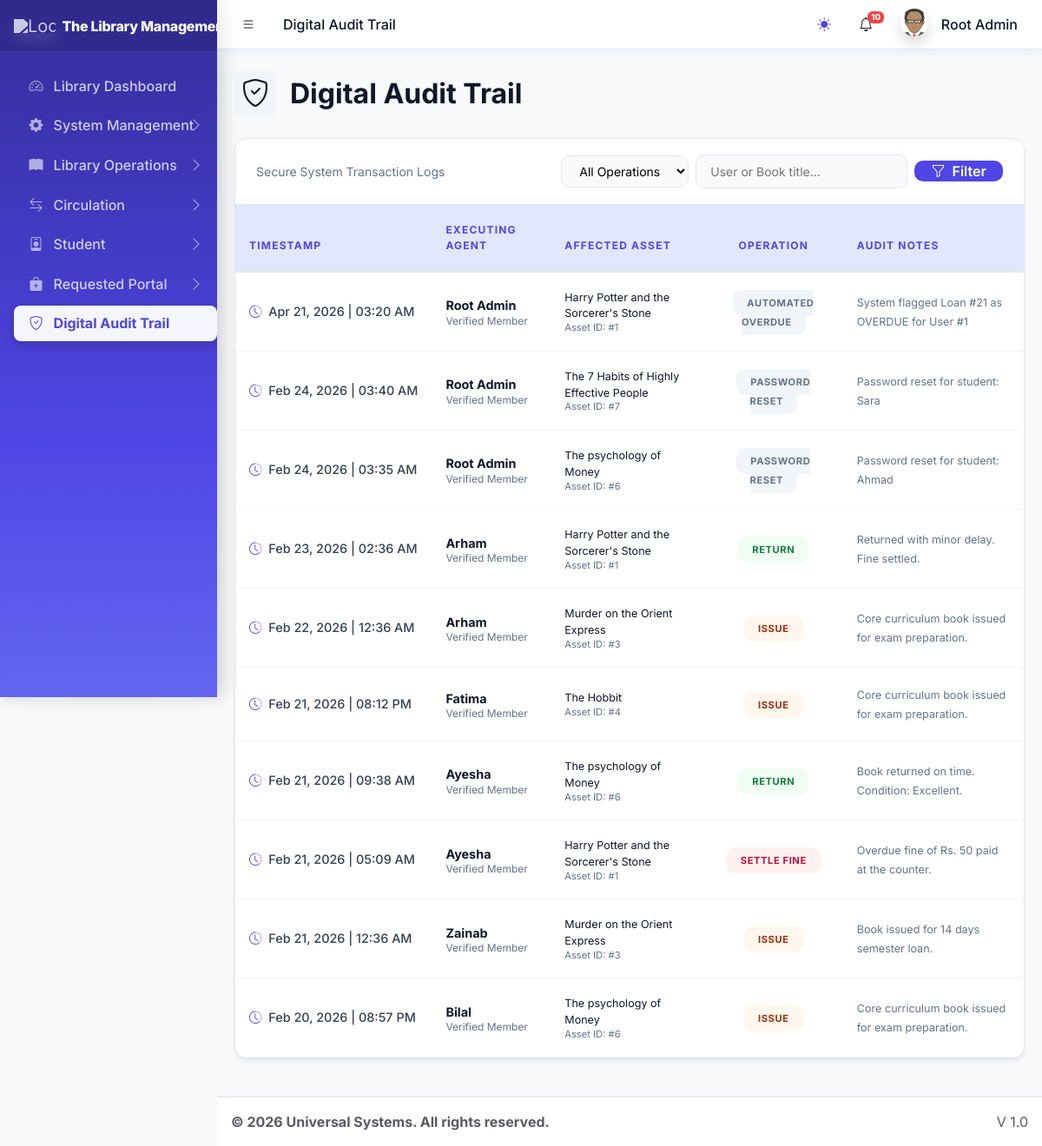
/dashboards/librarian/digital_audit_trail.php (signed in), run on the app's committed database.
### tables this page shows
CREATE TABLE `sys_pages` (
  `id` int(11) NOT NULL,
  `parent_id` int(11) DEFAULT 0,
  `page_name` varchar(100) NOT NULL,
  `page_url` varchar(255) DEFAULT '#',
  `icon_class` varchar(50) DEFAULT 'bi bi-circle',
  `sort_order` int(11) DEFAULT 0
);

CREATE TABLE `lib_transactions` (
  `id` int(11) NOT NULL,
  `user_id` int(11) DEFAULT NULL,
  `book_id` int(11) DEFAULT NULL,
  `action` varchar(50) DEFAULT NULL,
  `transaction_date` timestamp NOT NULL DEFAULT current_timestamp(),
  `notes` text DEFAULT NULL
);

CREATE TABLE `users` (
  `id` int(11) NOT NULL,
  `name` varchar(100) NOT NULL,
  `email` varchar(100) NOT NULL,
  `avatar` varchar(255) DEFAULT NULL,
  `phone` varchar(20) DEFAULT NULL,
  `password` varchar(255) NOT NULL,
  `role` varchar(50) NOT NULL,
  `department` varchar(100) DEFAULT 'General',
  `identity_no` varchar(50) DEFAULT NULL,
  `fines` decimal(10,2) DEFAULT 0.00,
  `borrow_limit` int(11) DEFAULT 5,
  `registration_no` varchar(50) DEFAULT NULL,
  `is_active` tinyint(1) DEFAULT 1,
  `created_at` timestamp NOT NULL DEFAULT current_timestamp()
);

CREATE TABLE `lib_books` (
  `id` int(11) NOT NULL,
  `title` varchar(255) NOT NULL,
  `author_id` int(11) DEFAULT NULL,
  `category_id` int(11) DEFAULT NULL,
  `isbn` varchar(20) DEFAULT NULL,
  `total_copies` int(11) DEFAULT 1,
  `available_copies` int(11) DEFAULT 1,
  `cover_image` varchar(255) DEFAULT NULL,
  `status` enum('available','low_stock','out_of_stock') DEFAULT 'available',
  `is_issueable` tinyint(1) DEFAULT 1,
  `fine_per_day` decimal(10,2) NOT NULL DEFAULT 10.00,
  `book_type` varchar(50) DEFAULT 'Textbook',
  `created_at` timestamp NOT NULL DEFAULT current_timestamp()
);

### core/library_functions.php (called while the page is built, shortened)
<?php
class Library {
    private $pdo;
    public function __construct($pdo) {
        $this->pdo = $pdo;
    }
    public function getUnreadNotifications($userId, $limit = 10) {
        try {
            $stmt = $this->pdo->prepare("SELECT * FROM lib_notifications WHERE user_id = ? AND is_read = 0 ORDER BY created_at DESC LIMIT ?");
            $stmt->bindValue(1, $userId, PDO::PARAM_INT);
            $stmt->bindValue(2, (int)$limit, PDO::PARAM_INT);
            $stmt->execute();
            return $stmt->fetchAll();
        } catch (PDOException $e) { return []; }
    }
}
?>

### dashboards/librarian/digital_audit_trail.php (the view, shortened to what this page needs)
<?php
require_once '../../core/db.php';
$mysqli = new mysqli(DB_HOST, DB_USER, DB_PASS, DB_NAME);
$search = isset($_GET['search']) ? $_GET['search'] : '';
$action_filter = isset($_GET['action']) ? $_GET['action'] : 'ALL';
$query = "SELECT t.*, u.name as user_name, u.identity_no as user_identity, b.title as book_title
          FROM lib_transactions t
          JOIN users u ON t.user_id = u.id
          JOIN lib_books b ON t.book_id = b.id";
$query .= " ORDER BY t.transaction_date DESC LIMIT 10";
$stmt = $mysqli->prepare($query);
$stmt->execute();
$result = $stmt->get_result();
require_once '../../includes/header.php';
?>
<div class="row mb-4 align-items-center">
    <div class="col-md-6">
        <h2 class="premium-title">
            <i class="bi bi-shield-check me-3 p-2 bg-light rounded-3"></i>Digital Audit Trail
        </h2>
    </div>
</div>
<div class="premium-card shadow-sm border-0">
    <div class="premium-header">
        <p class="mb-0 text-muted small fw-600">Secure System Transaction Logs</p>
        <form action="digital_audit_trail.php" method="GET" class="d-flex gap-2 align-items-center flex-wrap">
            <select name="action" class="filter-select form-control-sm">
                <option value="ALL" <?= $action_filter == 'ALL' ? 'selected' : '' ?>>All Operations</option>
            </select>
            <input type="text" name="search" class="search-input form-control-sm" placeholder="User or Book title..." value="<?= htmlspecialchars($search) ?>">
            <button type="submit" class="search-btn"><i class="bi bi-funnel me-1"></i> Filter</button>
        </form>
    </div>
    <div class="table-responsive">
        <table class="table table-premium mb-0">
            <thead>
                <tr>
                    <th>Timestamp</th>
                    <th>Executing Agent</th>
                    <th>Affected Asset</th>
                    <th class="text-center">Operation</th>
                    <th>Audit Notes</th>
                </tr>
            </thead>
            <tbody>
                <?php if ($result && $result->num_rows > 0): ?>
                    <?php while($row = $result->fetch_assoc()): ?>
                        <tr>
                            <td class="transaction-ts">
                                <i class="bi bi-clock-history me-1" style="color: var(--premium-crimson);"></i>
                                <?= date('M d, Y | h:i A', strtotime($row['transaction_date'])) ?>
                            </td>
                            <td>
                                <div class="fw-bold text-dark"><?= htmlspecialchars($row['user_name']) ?></div>
                                <div class="text-muted extra-small" style="font-size: 0.75rem;">Verified Member</div>
                            </td>
                            <td>
                                <div class="text-dark small fw-600"><?= htmlspecialchars($row['book_title']) ?></div>
                                <div class="text-muted italic extra-small" style="font-size: 0.7rem;">Asset ID: #<?= $row['book_id'] ?></div>
                            </td>
                            <td class="text-center">
                                <?php
                                    $action = $row['action'];
                                    $color = '#64748b';
                                    $bg = '#f1f5f9';
                                    if ($action == 'ISSUE') { $bg = '#fff7ed'; $color = '#9a3412'; }
                                    elseif ($action == 'RETURN') { $bg = '#f0fdf4'; $color = '#15803d'; }
                                    elseif ($action == 'REGISTER_BOOK') { $bg = '#eff6ff'; $color = '#1e40af'; }
                                    elseif ($action == 'SETTLE_FINE') { $bg = '#fff1f2'; $color = '#be123c'; }
                                ?>
                                <span class="action-pill" style="background: <?= $bg ?>; color: <?= $color ?>;">
                                    <?= str_replace('_', ' ', $action) ?>
                                </span>
                            </td>
                            <td><span class="text-muted small"><?= htmlspecialchars($row['notes'] ?: 'No additional metadata captured.') ?></span></td>
                        </tr>
                    <?php endwhile; ?>
                <?php else: ?>
                    <tr><td colspan="5" class="text-center py-5 text-muted">No audit trail entries matched your current filters.</td></tr>
                <?php endif; ?>
            </tbody>
        </table>
    </div>
</div>
<?php
require_once '../../includes/footer.php';
?>

### includes/header.php (shortened to what this page needs)
<?php
require_once __DIR__ . '/../core/session.php';
$settings = [];
$stmt = $pdo->query("SELECT * FROM system_settings");
while ($row = $stmt->fetch()) {
    $settings[$row['setting_key']] = $row['setting_value'];
}
$current_url = substr($_SERVER['SCRIPT_NAME'], strlen('/universal/'));
$pageStmt = $pdo->prepare("SELECT * FROM sys_pages WHERE page_url LIKE ? LIMIT 1");
$pageStmt->execute(["%$current_url%"]);
$currentPageData = $pageStmt->fetch();
$pageTitle = $currentPageData['page_name'] ?? 'Dashboard';
?>
<!DOCTYPE html>
<html lang="en"> <head>
    <link rel="stylesheet" href="<?= BASE_URL ?>assets/css/bootstrap.min.css" />
    <link rel="stylesheet" href="<?= BASE_URL ?>assets/css/bootstrap-icons.css" />
    <link rel="stylesheet" href="<?= BASE_URL ?>assets/css/adminlte.min.css" />
    <link rel="stylesheet" href="<?= BASE_URL ?>assets/css/theme.css?v=8.0" />
    <?php
    require_once __DIR__ . '/../core/library_functions.php';
    $lib = new Library($pdo);
    $unreadNotifs = $lib->getUnreadNotifications($_SESSION['user_id']);
    $unreadCount = count($unreadNotifs);
    ?>
</head>
<body class="layout-fixed sidebar-expand-lg bg-body-tertiary">
<div class="app-wrapper">
    <nav class="app-header navbar navbar-expand bg-body">
        <div class="container-fluid">
            <ul class="navbar-nav">
                <li class="nav-item"> <a class="nav-link" id="sidebar-toggle-btn" data-lte-toggle="sidebar" href="#" role="button"><i class="bi bi-list"></i></a> </li>
                <li class="nav-item d-none d-md-block"> <a href="#" class="nav-link"><?= $pageTitle ?></a> </li>
            </ul>
            <ul class="navbar-nav ms-auto">
                 <li class="nav-item">
                    <button class="btn btn-link nav-link" id="theme-toggle" type="button">
                        <i class="bi bi-sun-fill" id="theme-icon"></i>
                    </button>
                </li>
                <li class="nav-item dropdown">
                    <a class="nav-link" data-bs-toggle="dropdown" href="#" aria-expanded="false">
                        <i class="bi bi-bell"></i>
                        <?php if($unreadCount > 0): ?>
                            <span class="navbar-badge badge text-bg-danger" style="font-size: 0.6rem; padding: 2px 4px;"><?= $unreadCount ?></span>
                        <?php endif; ?>
                    </a>
                </li>
                <li class="nav-item dropdown user-menu">
                    <a href="#" class="nav-link dropdown-toggle" data-bs-toggle="dropdown">
                        <img src="<?= !empty($_SESSION['avatar']) ? $_SESSION['avatar'] : BASE_URL.'assets/img/avatar.png' ?>" class="user-image rounded-circle shadow" alt="User Image">
                        <span class="d-none d-md-inline ms-1"><?= htmlspecialchars($_SESSION['name']) ?></span>
                    </a>
                </li>
            </ul>
        </div>
    </nav>
    <?php include 'sidebar.php'; ?>
    <main class="app-main">
        <div class="app-content">
            <div class="container-fluid">

### includes/sidebar.php (shortened to what this page needs)
<aside class="app-sidebar bg-body-secondary shadow">
    <div class="sidebar-brand d-flex align-items-center justify-content-between px-3">
        <a href="<?= BASE_URL ?>index.php" class="brand-link flex-grow-1">
            <img src="<?= $settings['system_logo'] ?>" alt="Logo" class="brand-image opacity-75 shadow">
            <span class="brand-text fw-light"><?= $settings['system_name'] ?></span>
        </a>
    </div>
    <div class="sidebar-wrapper">
        <nav class="mt-2">
            <ul class="nav sidebar-menu flex-column" data-lte-toggle="treeview" role="menu" data-accordion="false">
                <?php
                function isMenuPageActive($pdo, $pageId, $currentBasename, $userRole)
                {
                    $stmt = $pdo->prepare("SELECT page_url FROM sys_pages WHERE id = ?");
                    $stmt->execute([$pageId]);
                    $page = $stmt->fetch();
                    if ($page && $page['page_url'] !== '#' && basename($page['page_url']) === $currentBasename) {
                        return true;
                    }
                    $sql = "
                        SELECT p.id FROM sys_pages p
                        JOIN role_access ra ON p.id = ra.page_id
                        WHERE p.parent_id = ? AND ra.role_key = ?
                    ";
                    $stmt = $pdo->prepare($sql);
                    $stmt->execute([$pageId, $userRole]);
                    $children = $stmt->fetchAll();
                    foreach ($children as $child) {
                        if (isMenuPageActive($pdo, $child['id'], $currentBasename, $userRole)) {
                            return true;
                        }
                    }
                    return false;
                }
                function buildMenu($pdo, $parentId = 0, $userRole, $currentBasename, $skipIds = [])
                {
                    $sql = "
                        SELECT p.* FROM sys_pages p
                        JOIN role_access ra ON p.id = ra.page_id
                        WHERE p.parent_id = ? AND ra.role_key = ?
                        ORDER BY p.sort_order ASC
                    ";
                    $stmt = $pdo->prepare($sql);
                    $stmt->execute([$parentId, $userRole]);
                    $items = $stmt->fetchAll();
                    foreach ($items as $item) {
                        $childStmt = $pdo->prepare("SELECT COUNT(*) FROM sys_pages WHERE parent_id = ?");
                        $childStmt->execute([$item['id']]);
                        $hasChildren = $childStmt->fetchColumn() > 0;
                        $isActive = isMenuPageActive($pdo, $item['id'], $currentBasename, $userRole);
                        $menuOpen = ($hasChildren && $isActive) ? 'menu-open' : '';
                        $activeClass = $isActive ? 'active' : '';
                        echo '<li class="nav-item ' . $menuOpen . '">';
                        echo '<a href="' . ($hasChildren ? '#' : BASE_URL . $item['page_url']) . '" class="nav-link ' . $activeClass . '">';
                        echo '<i class="nav-icon ' . $item['icon_class'] . '"></i>';
                        echo '<p>' . htmlspecialchars($item['page_name']);
                        if ($hasChildren) {
                            echo '<i class="nav-arrow bi bi-chevron-right"></i>';
                        }
                        echo '</p></a>';
                        if ($hasChildren) {
                            buildMenu($pdo, $item['id'], $userRole, $currentBasename, $skipIds);
                        }
                        echo '</li>';
                    }
                }
                $currentBasename = basename($_SERVER['PHP_SELF']);
                $userRole = $_SESSION['role'] ?? '';
                buildMenu($pdo, 0, $userRole, $currentBasename);
                ?>
            </ul>
        </nav>
    </div>
</aside>

### data on the page
sys_pages: page_name "Digital Audit Trail"
sys_pages: page_name "Library Dashboard"
sys_pages: page_name "System Management"
sys_pages: page_name "Library Operations"
sys_pages: page_name "Circulation"
sys_pages: page_name "Student"
sys_pages: page_name "Requested Portal"
lib_transactions: transaction_date "Apr 21, 2026 | 03:20 AM", user.name "Root Admin", book.title "Harry Potter and the Sorcerer's Stone", book "1", action "AUTOMATED OVERDUE", notes "System flagged Loan #21 as OVERDUE for User #1"
lib_transactions: transaction_date "Feb 24, 2026 | 03:40 AM", user.name "Root Admin", book.title "The 7 Habits of Highly Effective People", book "7", action "PASSWORD RESET", notes "Password reset for student: Sara"
lib_transactions: transaction_date "Feb 24, 2026 | 03:35 AM", user.name "Root Admin", book.title "The psychology of Money", book "6", action "PASSWORD RESET", notes "Password reset for student: Ahmad"
lib_transactions: transaction_date "Feb 23, 2026 | 02:36 AM", user.name "Arham", book.title "Harry Potter and the Sorcerer's Stone", book "1", action "RETURN", notes "Returned with minor delay. Fine settled."
lib_transactions: transaction_date "Feb 22, 2026 | 12:36 AM", user.name "Arham", book.title "Murder on the Orient Express", book "3", action "ISSUE", notes "Core curriculum book issued for exam preparation."
lib_transactions: transaction_date "Feb 21, 2026 | 08:12 PM", user.name "Fatima", book.title "The Hobbit", book "4", action "ISSUE", notes "Core curriculum book issued for exam preparation."
lib_transactions: transaction_date "Feb 21, 2026 | 09:38 AM", user.name "Ayesha", book.title "The psychology of Money", book "6", action "RETURN", notes "Book returned on time. Condition: Excellent."
lib_transactions: transaction_date "Feb 21, 2026 | 05:09 AM", user.name "Ayesha", book.title "Harry Potter and the Sorcerer's Stone", book "1", action "SETTLE FINE", notes "Overdue fine of Rs. 50 paid at the counter."
lib_transactions: transaction_date "Feb 21, 2026 | 12:36 AM", user.name "Zainab", book.title "Murder on the Orient Express", book "3", action "ISSUE", notes "Book issued for 14 days semester loan."
lib_transactions: transaction_date "Feb 20, 2026 | 08:57 PM", user.name "Bilal", book.title "The psychology of Money", book "6", action "ISSUE", notes "Core curriculum book issued for exam preparation."

### other printed values
$unreadCount "10"
$_SESSION['name'] "Root Admin"
$settings['system_name'] "The Library…"
$settings['footer_text'] "© 2026 Universal Systems. All rights reserved."
